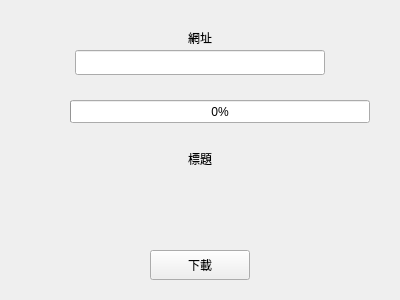
<?xml version="1.0" encoding="UTF-8"?>
<ui version="4.0">
 <class>Form</class>
 <widget class="QWidget" name="Form">
  <property name="geometry">
   <rect>
    <x>0</x>
    <y>0</y>
    <width>400</width>
    <height>300</height>
   </rect>
  </property>
  <property name="windowTitle">
   <string>Form</string>
  </property>
  <widget class="QPushButton" name="downloadBtn">
   <property name="geometry">
    <rect>
     <x>150</x>
     <y>250</y>
     <width>100</width>
     <height>30</height>
    </rect>
   </property>
   <property name="text">
    <string>下載</string>
   </property>
  </widget>
  <widget class="QLineEdit" name="link">
   <property name="geometry">
    <rect>
     <x>75</x>
     <y>50</y>
     <width>250</width>
     <height>25</height>
    </rect>
   </property>
  </widget>
  <widget class="QLabel" name="label">
   <property name="geometry">
    <rect>
     <x>175</x>
     <y>30</y>
     <width>50</width>
     <height>15</height>
    </rect>
   </property>
   <property name="text">
    <string>網址</string>
   </property>
   <property name="alignment">
    <set>Qt::AlignCenter</set>
   </property>
  </widget>
  <widget class="QLabel" name="title">
   <property name="enabled">
    <bool>true</bool>
   </property>
   <property name="geometry">
    <rect>
     <x>0</x>
     <y>150</y>
     <width>400</width>
     <height>15</height>
    </rect>
   </property>
   <property name="text">
    <string>標題</string>
   </property>
   <property name="alignment">
    <set>Qt::AlignHCenter|Qt::AlignTop</set>
   </property>
   <property name="wordWrap">
    <bool>true</bool>
   </property>
  </widget>
  <widget class="QProgressBar" name="progressBar">
   <property name="geometry">
    <rect>
     <x>70</x>
     <y>100</y>
     <width>300</width>
     <height>23</height>
    </rect>
   </property>
   <property name="value">
    <number>0</number>
   </property>
  </widget>
 </widget>
 <resources/>
 <connections/>
</ui>
